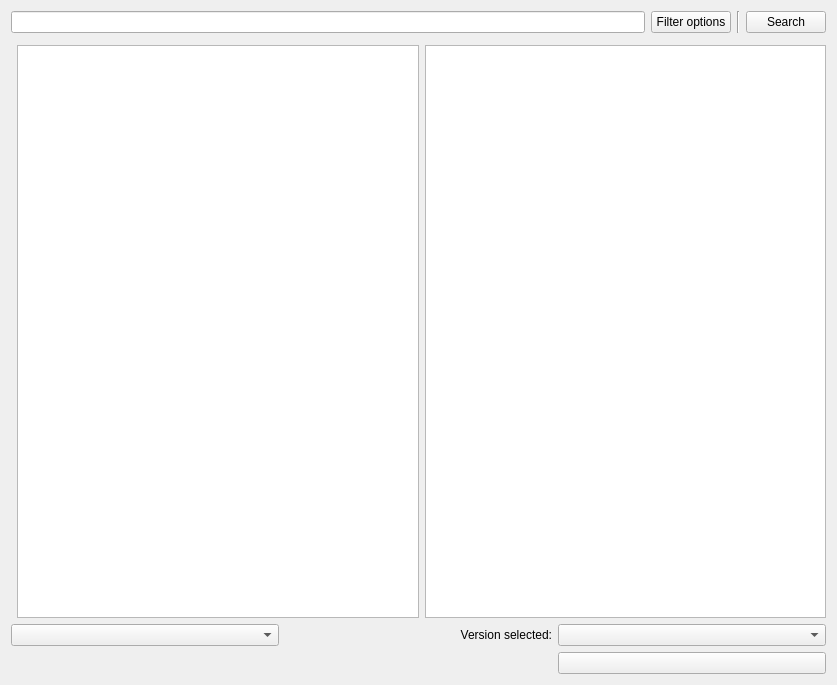
<?xml version="1.0" encoding="UTF-8"?>
<ui version="4.0">
 <class>ResourcePage</class>
 <widget class="QWidget" name="ResourcePage">
  <property name="geometry">
   <rect>
    <x>0</x>
    <y>0</y>
    <width>837</width>
    <height>685</height>
   </rect>
  </property>
  <layout class="QGridLayout" name="gridLayout">
   <item row="4" column="0" colspan="4">
    <layout class="QHBoxLayout" name="horizontalLayout">
     <item>
      <widget class="QWidget" name="filterWidget" native="true"/>
     </item>
     <item>
      <widget class="QListView" name="packView">
       <property name="horizontalScrollBarPolicy">
        <enum>Qt::ScrollBarAlwaysOff</enum>
       </property>
       <property name="alternatingRowColors">
        <bool>true</bool>
       </property>
       <property name="iconSize">
        <size>
         <width>48</width>
         <height>48</height>
        </size>
       </property>
      </widget>
     </item>
     <item>
      <widget class="ProjectDescriptionPage" name="packDescription">
       <property name="openExternalLinks">
        <bool>false</bool>
       </property>
       <property name="openLinks">
        <bool>false</bool>
       </property>
      </widget>
     </item>
    </layout>
   </item>
   <item row="5" column="0" colspan="4">
    <layout class="QGridLayout" name="gridLayout_4" columnstretch="0,0,0">
     <item row="0" column="2">
      <widget class="QComboBox" name="versionSelectionBox"/>
     </item>
     <item row="0" column="1">
      <widget class="QLabel" name="label">
       <property name="text">
        <string>Version selected:</string>
       </property>
       <property name="alignment">
        <set>Qt::AlignRight|Qt::AlignTrailing|Qt::AlignVCenter</set>
       </property>
      </widget>
     </item>
     <item row="0" column="0">
      <widget class="QComboBox" name="sortByBox"/>
     </item>
     <item row="1" column="2">
      <widget class="QPushButton" name="resourceSelectionButton"/>
     </item>
    </layout>
   </item>
   <item row="0" column="2">
    <widget class="Line" name="line">
     <property name="orientation">
      <enum>Qt::Vertical</enum>
     </property>
    </widget>
   </item>
   <item row="2" column="0" colspan="4">
    <widget class="ProgressWidget" name="fetchProgress" native="true"/>
   </item>
   <item row="0" column="3">
    <widget class="QPushButton" name="searchButton">
     <property name="text">
      <string>Search</string>
     </property>
    </widget>
   </item>
   <item row="0" column="0">
    <widget class="QLineEdit" name="searchEdit"/>
   </item>
   <item row="0" column="1">
    <widget class="QPushButton" name="resourceFilterButton">
     <property name="text">
      <string>Filter options</string>
     </property>
    </widget>
   </item>
  </layout>
 </widget>
 <customwidgets>
  <customwidget>
   <class>ProjectDescriptionPage</class>
   <extends>QTextBrowser</extends>
   <header>ui/widgets/ProjectDescriptionPage.h</header>
  </customwidget>
  <customwidget>
   <class>ProgressWidget</class>
   <extends>QWidget</extends>
   <header>ui/widgets/ProgressWidget.h</header>
   <container>1</container>
  </customwidget>
 </customwidgets>
 <tabstops>
  <tabstop>searchEdit</tabstop>
  <tabstop>searchButton</tabstop>
  <tabstop>packView</tabstop>
  <tabstop>packDescription</tabstop>
  <tabstop>sortByBox</tabstop>
  <tabstop>versionSelectionBox</tabstop>
 </tabstops>
 <resources/>
 <connections/>
</ui>
